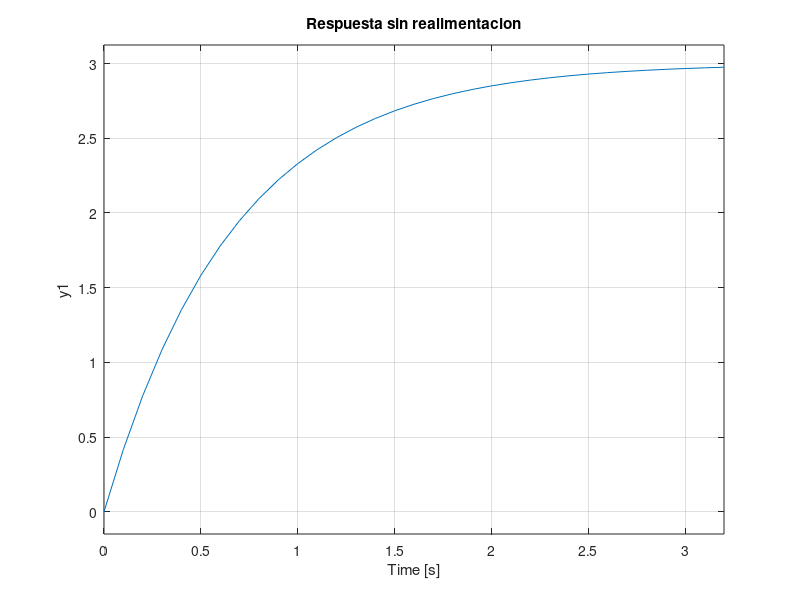
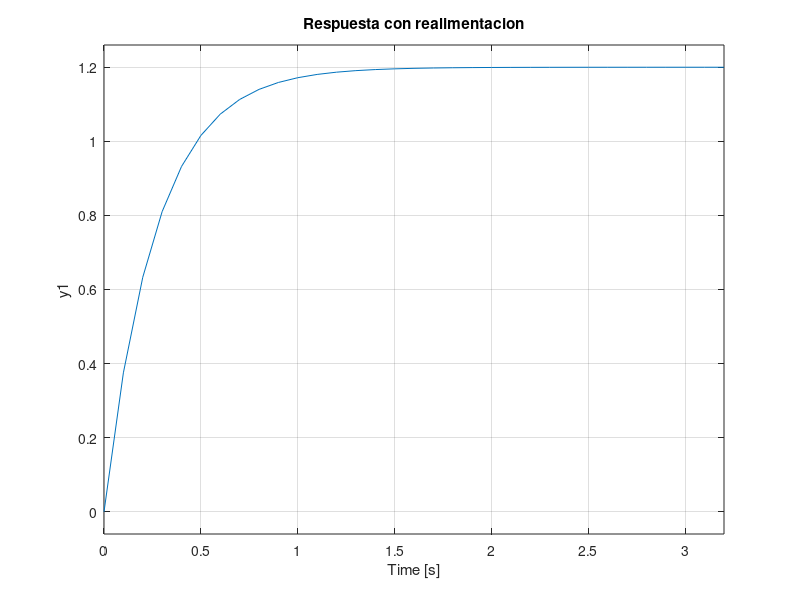

Source code (MATLAB) for these figures, in order:
clear all, close all, clc;
pkg load control;

K=3;
T=0.667;
G1=tf(K,[T 1])
H=tf(0.5,1);
G2=feedback(G1,H)

dcgain(G1)
pole(G1)
dcgain(G2)
pole(G2)

t=0:0.1:3.2;

figure(1)
step(G1,t);
grid on;
title("Respuesta sin realimentacion")

figure(2)
step(G2,t);
grid on;
title("Respuesta con realimentacion")
